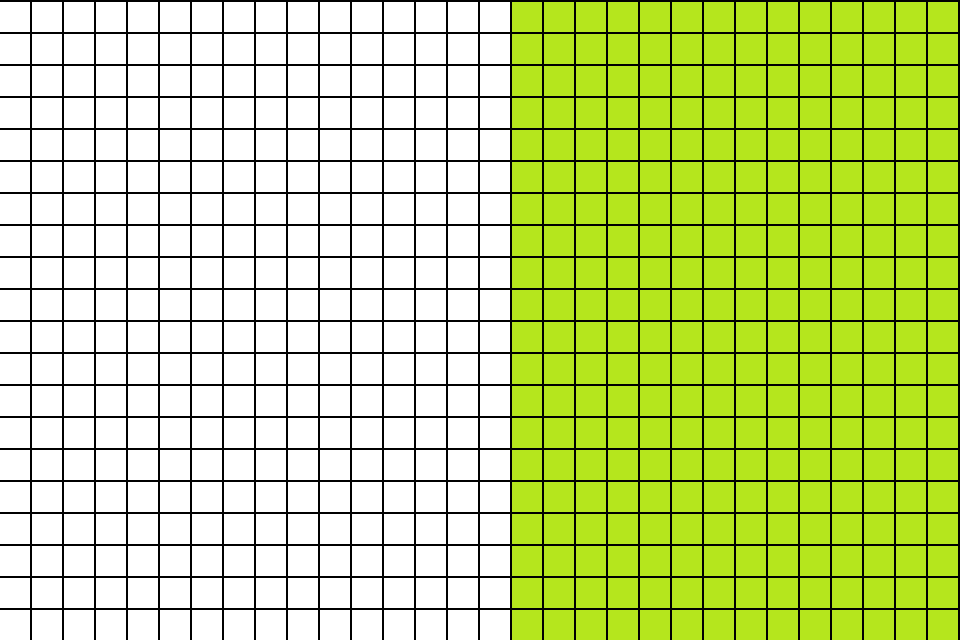

Tiled map render using the project's own tile images. Description and the whole map definition, tile-layer contents included, below:
An orthogonal 30x20 tile map with 32x32 px tiles, 1 tile layer (纯色层), 4 tilesets.

<map version="1.10" tiledversion="1.10.1" orientation="orthogonal" renderorder="right-down" width="30" height="20" tilewidth="32" tileheight="32" infinite="0" nextlayerid="2" nextobjectid="1">
 <tileset firstgid="1" source="绿块.tsx" />
 <tileset firstgid="2" source="白块.tsx" />
 <tileset firstgid="3" source="新绿块.tsx" />
 <tileset firstgid="4" source="新白块.tsx" />
 <layer id="1" name="纯色层" width="30" height="20" locked="1">
  <data encoding="csv">
4,4,4,4,4,4,4,4,4,4,4,4,4,4,4,4,3,3,3,3,3,3,3,3,3,3,3,3,3,3,
4,4,4,4,4,4,4,4,4,4,4,4,4,4,4,4,3,3,3,3,3,3,3,3,3,3,3,3,3,3,
4,4,4,4,4,4,4,4,4,4,4,4,4,4,4,4,3,3,3,3,3,3,3,3,3,3,3,3,3,3,
4,4,4,4,4,4,4,4,4,4,4,4,4,4,4,4,3,3,3,3,3,3,3,3,3,3,3,3,3,3,
4,4,4,4,4,4,4,4,4,4,4,4,4,4,4,4,3,3,3,3,3,3,3,3,3,3,3,3,3,3,
4,4,4,4,4,4,4,4,4,4,4,4,4,4,4,4,3,3,3,3,3,3,3,3,3,3,3,3,3,3,
4,4,4,4,4,4,4,4,4,4,4,4,4,4,4,4,3,3,3,3,3,3,3,3,3,3,3,3,3,3,
4,4,4,4,4,4,4,4,4,4,4,4,4,4,4,4,3,3,3,3,3,3,3,3,3,3,3,3,3,3,
4,4,4,4,4,4,4,4,4,4,4,4,4,4,4,4,3,3,3,3,3,3,3,3,3,3,3,3,3,3,
4,4,4,4,4,4,4,4,4,4,4,4,4,4,4,4,3,3,3,3,3,3,3,3,3,3,3,3,3,3,
4,4,4,4,4,4,4,4,4,4,4,4,4,4,4,4,3,3,3,3,3,3,3,3,3,3,3,3,3,3,
4,4,4,4,4,4,4,4,4,4,4,4,4,4,4,4,3,3,3,3,3,3,3,3,3,3,3,3,3,3,
4,4,4,4,4,4,4,4,4,4,4,4,4,4,4,4,3,3,3,3,3,3,3,3,3,3,3,3,3,3,
4,4,4,4,4,4,4,4,4,4,4,4,4,4,4,4,3,3,3,3,3,3,3,3,3,3,3,3,3,3,
4,4,4,4,4,4,4,4,4,4,4,4,4,4,4,4,3,3,3,3,3,3,3,3,3,3,3,3,3,3,
4,4,4,4,4,4,4,4,4,4,4,4,4,4,4,4,3,3,3,3,3,3,3,3,3,3,3,3,3,3,
4,4,4,4,4,4,4,4,4,4,4,4,4,4,4,4,3,3,3,3,3,3,3,3,3,3,3,3,3,3,
4,4,4,4,4,4,4,4,4,4,4,4,4,4,4,4,3,3,3,3,3,3,3,3,3,3,3,3,3,3,
4,4,4,4,4,4,4,4,4,4,4,4,4,4,4,4,3,3,3,3,3,3,3,3,3,3,3,3,3,3,
4,4,4,4,4,4,4,4,4,4,4,4,4,4,4,4,3,3,3,3,3,3,3,3,3,3,3,3,3,3
</data>
 </layer>
</map>
